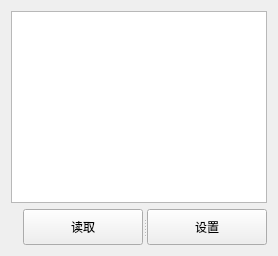
     <widget class="QWidget" name="tab_channel">
      <attribute name="title">
       <string>tabla de canales</string>
      </attribute>
      <layout class="QVBoxLayout" name="verticalLayout_2">
       <item>
        <widget class="QTableView" name="tableChannel">
         <property name="sizePolicy">
          <sizepolicy hsizetype="Expanding" vsizetype="Expanding">
           <horstretch>0</horstretch>
           <verstretch>0</verstretch>
          </sizepolicy>
         </property>
         <property name="baseSize">
          <size>
           <width>0</width>
           <height>0</height>
          </size>
         </property>
         <property name="editTriggers">
          <set>QAbstractItemView::DoubleClicked</set>
         </property>
         <property name="tabKeyNavigation">
          <bool>false</bool>
         </property>
         <property name="showDropIndicator" stdset="0">
          <bool>false</bool>
         </property>
         <property name="dragDropOverwriteMode">
          <bool>false</bool>
         </property>
         <property name="selectionMode">
          <enum>QAbstractItemView::SingleSelection</enum>
         </property>
         <property name="selectionBehavior">
          <enum>QAbstractItemView::SelectRows</enum>
         </property>
         <property name="sortingEnabled">
          <bool>false</bool>
         </property>
        </widget>
       </item>
       <item alignment="Qt::AlignRight">
        <widget class="QSplitter" name="splitter_9">
         <property name="orientation">
          <enum>Qt::Horizontal</enum>
         </property>
         <widget class="QPushButton" name="pushButton_ChannelRead">
          <property name="sizePolicy">
           <sizepolicy hsizetype="Minimum" vsizetype="Fixed">
            <horstretch>0</horstretch>
            <verstretch>0</verstretch>
           </sizepolicy>
          </property>
          <property name="minimumSize">
           <size>
            <width>120</width>
            <height>36</height>
           </size>
          </property>
          <property name="maximumSize">
           <size>
            <width>120</width>
            <height>16777215</height>
           </size>
          </property>
          <property name="text">
           <string>读取</string>
          </property>
         </widget>
         <widget class="QPushButton" name="pushButton_ChannelSet">
          <property name="sizePolicy">
           <sizepolicy hsizetype="Minimum" vsizetype="Fixed">
            <horstretch>0</horstretch>
            <verstretch>0</verstretch>
           </sizepolicy>
          </property>
          <property name="minimumSize">
           <size>
            <width>120</width>
            <height>36</height>
           </size>
          </property>
          <property name="maximumSize">
           <size>
            <width>120</width>
            <height>16777215</height>
           </size>
          </property>
          <property name="text">
           <string>设置</string>
          </property>
         </widget>
        </widget>
       </item>
      </layout>
     </widget>
